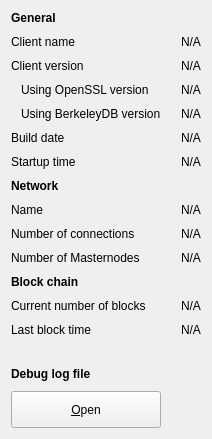
     <widget class="QWidget" name="tab_info">
      <attribute name="title">
       <string>&amp;Information</string>
      </attribute>
      <layout class="QGridLayout" name="gridLayout" columnstretch="0,0">
       <property name="horizontalSpacing">
        <number>20</number>
       </property>
       <property name="verticalSpacing">
        <number>10</number>
       </property>
       <item row="0" column="0">
        <widget class="QLabel" name="generalHeader">
         <property name="font">
          <font>
           <weight>75</weight>
           <bold>true</bold>
          </font>
         </property>
         <property name="text">
          <string>General</string>
         </property>
        </widget>
       </item>
       <item row="1" column="0">
        <widget class="QLabel" name="clientNameLabel">
         <property name="text">
          <string>Client name</string>
         </property>
        </widget>
       </item>
       <item row="1" column="1">
        <widget class="QLabel" name="clientName">
         <property name="cursor">
          <cursorShape>IBeamCursor</cursorShape>
         </property>
         <property name="text">
          <string>N/A</string>
         </property>
         <property name="textFormat">
          <enum>Qt::PlainText</enum>
         </property>
         <property name="textInteractionFlags">
          <set>Qt::LinksAccessibleByMouse|Qt::TextSelectableByKeyboard|Qt::TextSelectableByMouse</set>
         </property>
        </widget>
       </item>
       <item row="2" column="0">
        <widget class="QLabel" name="clientVersionLabel">
         <property name="text">
          <string>Client version</string>
         </property>
        </widget>
       </item>
       <item row="4" column="1">
        <widget class="QLabel" name="berkeleyDBVersion">
         <property name="cursor">
          <cursorShape>IBeamCursor</cursorShape>
         </property>
         <property name="text">
          <string>N/A</string>
         </property>
         <property name="textFormat">
          <enum>Qt::PlainText</enum>
         </property>
         <property name="textInteractionFlags">
          <set>Qt::LinksAccessibleByMouse|Qt::TextSelectableByKeyboard|Qt::TextSelectableByMouse</set>
         </property>
        </widget>
       </item>
       <item row="5" column="0">
        <widget class="QLabel" name="buildDateLabel">
         <property name="text">
          <string>Build date</string>
         </property>
        </widget>
       </item>
       <item row="4" column="0">
        <widget class="QLabel" name="berkeleyDBVersionLabel">
         <property name="text">
          <string>Using BerkeleyDB version</string>
         </property>
         <property name="indent">
          <number>10</number>
         </property>
        </widget>
       </item>
       <item row="13" column="1">
        <widget class="QLabel" name="lastBlockTime">
         <property name="cursor">
          <cursorShape>IBeamCursor</cursorShape>
         </property>
         <property name="text">
          <string>N/A</string>
         </property>
         <property name="textFormat">
          <enum>Qt::PlainText</enum>
         </property>
         <property name="textInteractionFlags">
          <set>Qt::LinksAccessibleByMouse|Qt::TextSelectableByKeyboard|Qt::TextSelectableByMouse</set>
         </property>
        </widget>
       </item>
       <item row="14" column="0">
        <spacer name="verticalSpacer_2">
         <property name="orientation">
          <enum>Qt::Vertical</enum>
         </property>
         <property name="sizeHint" stdset="0">
          <size>
           <width>20</width>
           <height>20</height>
          </size>
         </property>
        </spacer>
       </item>
       <item row="10" column="1">
        <widget class="QLabel" name="masternodeCount">
         <property name="cursor">
          <cursorShape>IBeamCursor</cursorShape>
         </property>
         <property name="text">
          <string>N/A</string>
         </property>
         <property name="textFormat">
          <enum>Qt::PlainText</enum>
         </property>
         <property name="textInteractionFlags">
          <set>Qt::LinksAccessibleByMouse|Qt::TextSelectableByKeyboard|Qt::TextSelectableByMouse</set>
         </property>
        </widget>
       </item>
       <item row="11" column="0">
        <widget class="QLabel" name="blockchainHeader">
         <property name="font">
          <font>
           <weight>75</weight>
           <bold>true</bold>
          </font>
         </property>
         <property name="text">
          <string>Block chain</string>
         </property>
        </widget>
       </item>
       <item row="8" column="0">
        <widget class="QLabel" name="networkNameLabel">
         <property name="text">
          <string>Name</string>
         </property>
        </widget>
       </item>
       <item row="2" column="1">
        <widget class="QLabel" name="clientVersion">
         <property name="cursor">
          <cursorShape>IBeamCursor</cursorShape>
         </property>
         <property name="text">
          <string>N/A</string>
         </property>
         <property name="textFormat">
          <enum>Qt::PlainText</enum>
         </property>
         <property name="textInteractionFlags">
          <set>Qt::LinksAccessibleByMouse|Qt::TextSelectableByKeyboard|Qt::TextSelectableByMouse</set>
         </property>
        </widget>
       </item>
       <item row="3" column="0">
        <widget class="QLabel" name="openSSLVersionLabel">
         <property name="text">
          <string>Using OpenSSL version</string>
         </property>
         <property name="indent">
          <number>10</number>
         </property>
        </widget>
       </item>
       <item row="5" column="1">
        <widget class="QLabel" name="buildDate">
         <property name="cursor">
          <cursorShape>IBeamCursor</cursorShape>
         </property>
         <property name="text">
          <string>N/A</string>
         </property>
         <property name="textFormat">
          <enum>Qt::PlainText</enum>
         </property>
         <property name="textInteractionFlags">
          <set>Qt::LinksAccessibleByMouse|Qt::TextSelectableByKeyboard|Qt::TextSelectableByMouse</set>
         </property>
        </widget>
       </item>
       <item row="6" column="0">
        <widget class="QLabel" name="startupTimeLabel">
         <property name="text">
          <string>Startup time</string>
         </property>
        </widget>
       </item>
       <item row="8" column="1">
        <widget class="QLabel" name="networkName">
         <property name="cursor">
          <cursorShape>IBeamCursor</cursorShape>
         </property>
         <property name="text">
          <string>N/A</string>
         </property>
         <property name="textFormat">
          <enum>Qt::PlainText</enum>
         </property>
         <property name="textInteractionFlags">
          <set>Qt::LinksAccessibleByMouse|Qt::TextSelectableByKeyboard|Qt::TextSelectableByMouse</set>
         </property>
        </widget>
       </item>
       <item row="9" column="0">
        <widget class="QLabel" name="numberOfConnectionsLabel">
         <property name="text">
          <string>Number of connections</string>
         </property>
        </widget>
       </item>
       <item row="6" column="1">
        <widget class="QLabel" name="startupTime">
         <property name="cursor">
          <cursorShape>IBeamCursor</cursorShape>
         </property>
         <property name="text">
          <string>N/A</string>
         </property>
         <property name="textFormat">
          <enum>Qt::PlainText</enum>
         </property>
         <property name="textInteractionFlags">
          <set>Qt::LinksAccessibleByMouse|Qt::TextSelectableByKeyboard|Qt::TextSelectableByMouse</set>
         </property>
        </widget>
       </item>
       <item row="7" column="0">
        <widget class="QLabel" name="networkHeader">
         <property name="font">
          <font>
           <weight>75</weight>
           <bold>true</bold>
          </font>
         </property>
         <property name="text">
          <string>Network</string>
         </property>
        </widget>
       </item>
       <item row="15" column="0">
        <widget class="QLabel" name="debugLogFileHeader">
         <property name="font">
          <font>
           <weight>75</weight>
           <bold>true</bold>
          </font>
         </property>
         <property name="text">
          <string>Debug log file</string>
         </property>
        </widget>
       </item>
       <item row="12" column="0">
        <widget class="QLabel" name="numberOfBlocksLabel">
         <property name="text">
          <string>Current number of blocks</string>
         </property>
        </widget>
       </item>
       <item row="12" column="1">
        <widget class="QLabel" name="numberOfBlocks">
         <property name="cursor">
          <cursorShape>IBeamCursor</cursorShape>
         </property>
         <property name="text">
          <string>N/A</string>
         </property>
         <property name="textFormat">
          <enum>Qt::PlainText</enum>
         </property>
         <property name="textInteractionFlags">
          <set>Qt::LinksAccessibleByMouse|Qt::TextSelectableByKeyboard|Qt::TextSelectableByMouse</set>
         </property>
        </widget>
       </item>
       <item row="13" column="0">
        <widget class="QLabel" name="lastBlockTimeLabel">
         <property name="text">
          <string>Last block time</string>
         </property>
        </widget>
       </item>
       <item row="9" column="1">
        <widget class="QLabel" name="numberOfConnections">
         <property name="cursor">
          <cursorShape>IBeamCursor</cursorShape>
         </property>
         <property name="text">
          <string>N/A</string>
         </property>
         <property name="textFormat">
          <enum>Qt::PlainText</enum>
         </property>
         <property name="textInteractionFlags">
          <set>Qt::LinksAccessibleByMouse|Qt::TextSelectableByKeyboard|Qt::TextSelectableByMouse</set>
         </property>
        </widget>
       </item>
       <item row="10" column="0">
        <widget class="QLabel" name="masternodeCountLabel">
         <property name="text">
          <string>Number of Masternodes</string>
         </property>
        </widget>
       </item>
       <item row="16" column="0">
        <widget class="QPushButton" name="openDebugLogfileButton">
         <property name="minimumSize">
          <size>
           <width>0</width>
           <height>37</height>
          </size>
         </property>
         <property name="maximumSize">
          <size>
           <width>150</width>
           <height>16777215</height>
          </size>
         </property>
         <property name="toolTip">
          <string>Open the OneWorld debug log file from the current data directory. This can take a few seconds for large log files.</string>
         </property>
         <property name="text">
          <string>&amp;Open</string>
         </property>
         <property name="autoDefault">
          <bool>false</bool>
         </property>
        </widget>
       </item>
       <item row="3" column="1">
        <widget class="QLabel" name="openSSLVersion">
         <property name="cursor">
          <cursorShape>IBeamCursor</cursorShape>
         </property>
         <property name="text">
          <string>N/A</string>
         </property>
         <property name="textFormat">
          <enum>Qt::PlainText</enum>
         </property>
         <property name="textInteractionFlags">
          <set>Qt::LinksAccessibleByMouse|Qt::TextSelectableByKeyboard|Qt::TextSelectableByMouse</set>
         </property>
        </widget>
       </item>
      </layout>
     </widget>
